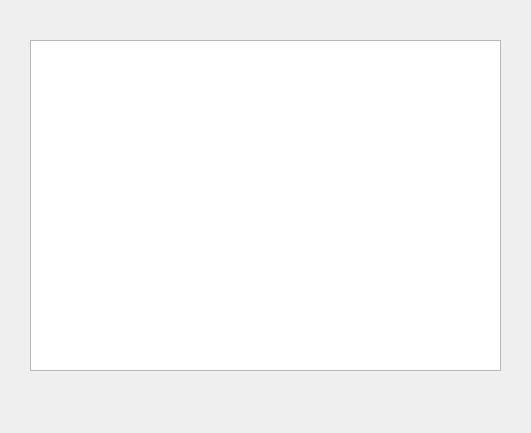
<?xml version="1.0" encoding="UTF-8"?>
<ui version="4.0">
 <class>NetworkHelp</class>
 <widget class="QWidget" name="NetworkHelp">
  <property name="geometry">
   <rect>
    <x>0</x>
    <y>0</y>
    <width>531</width>
    <height>433</height>
   </rect>
  </property>
  <property name="windowTitle">
   <string>Form</string>
  </property>
  <widget class="QTextBrowser" name="helpTextBrowser">
   <property name="geometry">
    <rect>
     <x>30</x>
     <y>40</y>
     <width>471</width>
     <height>331</height>
    </rect>
   </property>
   <property name="verticalScrollBarPolicy">
    <enum>Qt::ScrollBarAlwaysOff</enum>
   </property>
   <property name="horizontalScrollBarPolicy">
    <enum>Qt::ScrollBarAsNeeded</enum>
   </property>
   <property name="readOnly">
    <bool>true</bool>
   </property>
  </widget>
 </widget>
 <resources/>
 <connections/>
</ui>
